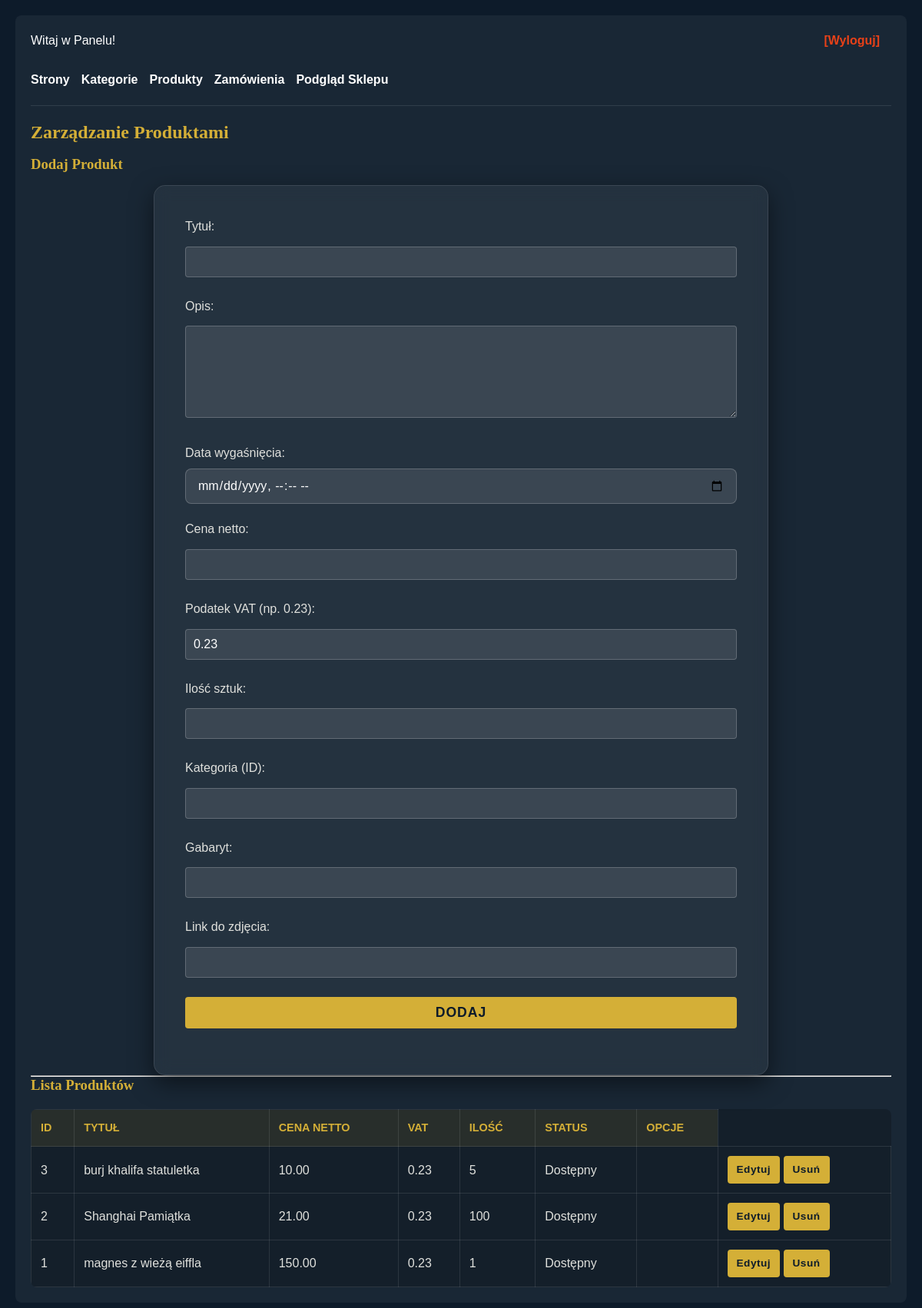
The page /admin/admin.php?type=products (signed in) on the database its author committed.
### tables this page shows
CREATE TABLE `products` (
  `id` int(11) NOT NULL,
  `tytul` varchar(255) NOT NULL,
  `opis` text DEFAULT NULL,
  `data_utworzenia` datetime DEFAULT current_timestamp(),
  `data_modyfikacji` datetime DEFAULT current_timestamp() ON UPDATE current_timestamp(),
  `data_wygasniecia` datetime DEFAULT NULL,
  `cena_netto` decimal(10,2) NOT NULL,
  `podatek_vat` decimal(5,2) DEFAULT 0.23,
  `ilosc_dostepnych_sztuk` int(11) DEFAULT 0,
  `status_dostepnosci` int(11) DEFAULT 1,
  `kategoria` int(11) DEFAULT NULL,
  `gabaryt_produktu` varchar(50) DEFAULT NULL,
  `zdjecie` varchar(255) DEFAULT NULL
);

### admin/products.php (the view, shortened to what this page needs)
<?php
class Produkty
{
    private $link;
    public function __construct($db_link)
    {
        $this->link = $db_link;
    }
    public function DodajProdukt()
    {
        echo '<h3 class="heading">Dodaj Produkt</h3>';
        echo '<div class="contact-container" style="max-width: 800px; margin: 0 auto;">';
        echo '<form method="post" action="">';
        echo '<div class="form-group"><label>Tytuł:</label><input type="text" name="tytul" class="form-input" required></div>';
        echo '<div class="form-group"><label>Opis:</label><textarea name="opis" class="form-input"></textarea></div>';
        echo '<div class="form-group"><label>Data wygaśnięcia:</label><input type="datetime-local" name="data_wygasniecia" class="form-input"></div>';
        echo '<div class="form-group"><label>Cena netto:</label><input type="number" step="0.01" name="cena_netto" class="form-input" required></div>';
        echo '<div class="form-group"><label>Podatek VAT (np. 0.23):</label><input type="number" step="0.01" name="podatek_vat" value="0.23" class="form-input"></div>';
        echo '<div class="form-group"><label>Ilość sztuk:</label><input type="number" name="ilosc" class="form-input" required></div>';
        echo '<div class="form-group"><label>Kategoria (ID):</label><input type="number" name="kategoria" class="form-input"></div>';
        echo '<div class="form-group"><label>Gabaryt:</label><input type="text" name="gabaryt" class="form-input"></div>';
        echo '<div class="form-group"><label>Link do zdjęcia:</label><input type="text" name="zdjecie" class="form-input"></div>';
        echo '<div class="form-group"><input type="submit" name="dodaj_produkt" value="Dodaj" class="form-button"></div>';
        echo '</form>';
        echo '</div>';
    }
    public function PokazProdukty()
    {
        echo '<h3>Lista Produktów</h3>';
        $query = "SELECT * FROM products ORDER BY id DESC";
        $result = mysqli_query($this->link, $query);
        echo '<table class="ranking-table">';
        echo '<tr><th>ID</th><th>Tytuł</th><th>Cena Netto</th><th>VAT</th><th>Ilość</th><th>Status</th><th>Opcje</th></tr>';
        while ($row = mysqli_fetch_assoc($result)) {
            $status_text = $row['status_dostepnosci'] == 1 ? 'Dostępny' : 'Niedostępny';
            echo '<tr>';
            echo '<td>' . $row['id'] . '</td>';
            echo '<td>' . htmlspecialchars($row['tytul']) . '</td>';
            echo '<td>' . $row['cena_netto'] . '</td>';
            echo '<td>' . $row['podatek_vat'] . '</td>';
            echo '<td>' . $row['ilosc_dostepnych_sztuk'] . '</td>';
            echo '<td>' . $status_text . '</td>';
            echo '<td>';
            echo '<td>';
            echo '<a href="admin.php?type=products&action=edit&edit_id=' . $row['id'] . '" class="btn btn-primary btn-sm">Edytuj</a> ';
            echo '<a href="admin.php?type=products&action=delete&delete_id=' . $row['id'] . '" class="btn btn-danger btn-sm" onclick="return confirm(\'Czy na pewno usunąć?\')">Usuń</a>';
            echo '</td>';
            echo '</tr>';
        }
        echo '</table>';
    }
    public function ZarzadzajProduktami()
    {
        echo '<h2 class="heading">Zarządzanie Produktami</h2>';
        $this->DodajProdukt();
        echo '<hr>';
        $this->PokazProdukty();
    }
}
?>

### css/style.css (style rules this page uses)
:root { --primary-color: #0d1b2a; --secondary-color: #1b263b; --accent-color: #d4af37; --text-light: #ffffff; --text-gray: #e0e1dd; --background: #0d1b2a; --font-main: sans-serif; --font-heading: serif; --transition: all 0.3s ease; --container-width: 1200px; }
* { margin: 0; padding: 0; box-sizing: border-box; }
body { font-family: var(--font-main); color: var(--text-light); line-height: 1.6; overflow-x: hidden; }
a { text-decoration: none; color: inherit; transition: var(--transition); }
h1, h2, h3, h4, h5, h6 { font-family: var(--font-heading); color: var(--accent-color); margin-bottom: 1rem; line-height: 1.2; }
.btn { display: inline-block; padding: 12px 30px; border-radius: 50px; font-weight: 600; text-transform: uppercase; letter-spacing: 1px; cursor: pointer; border: 2px solid transparent; }
.btn-primary { background-color: var(--accent-color); color: var(--primary-color); }
.btn-danger { background-color: #d9534f; color: #fff; border-color: #d9534f; }
.btn-sm { padding: 5px 10px; font-size: 0.85rem; border-radius: 4px; letter-spacing: 0.5px; text-transform: none; }
.ranking-table { width: 100%; border-collapse: collapse; background-color: rgba(255, 255, 255, 0.05); border-radius: 8px; overflow: hidden; }
.ranking-table th, .ranking-table td { padding: 20px; text-align: left; border-bottom: 1px solid rgba(255, 255, 255, 0.1); }
.ranking-table th { background-color: rgba(212, 175, 55, 0.1); color: var(--accent-color); font-weight: 700; text-transform: uppercase; font-size: 0.9rem; }
.ranking-table a { color: #fff; font-weight: 600; border-bottom: 1px dotted var(--text-gray); transition: var(--transition); }
.ranking-table a.btn { border-bottom: none; background-color: var(--accent-color); color: var(--primary-color); border: 2px solid var(--accent-color); }
.contact-container { max-width: 600px; margin: 50px auto; padding: 40px; background: rgba(255, 255, 255, 0.05); border-radius: 15px; box-shadow: 0 10px 30px rgba(0, 0, 0, 0.5); border: 1px solid rgba(255, 255, 255, 0.1); backdrop-filter: blur(10px); }
.form-group { margin-bottom: 20px; }
.form-group label { display: block; margin-bottom: 8px; color: var(--text-gray); font-weight: 500; }
.form-input { width: 100%; padding: 12px 15px; background: rgba(255, 255, 255, 0.1); border: 1px solid rgba(255, 255, 255, 0.2); border-radius: 8px; color: #fff; font-size: 1rem; font-family: var(--font-main); transition: var(--transition); }
textarea.form-input { resize: vertical; min-height: 120px; }
.form-button { width: 100%; padding: 15px; background-color: var(--accent-color); color: var(--primary-color); border: none; border-radius: 50px; font-size: 1.1rem; font-weight: 700; text-transform: uppercase; cursor: pointer; transition: var(--transition); letter-spacing: 1px; }
.admin-panel table { width: 100%; border-collapse: collapse; margin-top: 20px; background: rgba(0, 0, 0, 0.2); }
.admin-panel th, .admin-panel td { padding: 12px; border: 1px solid rgba(255, 255, 255, 0.1); color: var(--text-gray); }
.admin-panel th { background: rgba(212, 175, 55, 0.1); color: var(--accent-color); }
.admin-panel input[type="text"], .admin-panel input[type="password"], .admin-panel input[type="number"], .admin-panel textarea, .admin-panel select { width: 100%; padding: 10px; margin: 5px 0; background: rgba(255, 255, 255, 0.1); border: 1px solid rgba(255, 255, 255, 0.2); color: white; border-radius: 4px; }
.admin-panel input[type="submit"] { background: var(--accent-color); color: var(--primary-color); padding: 10px 20px; border: none; border-radius: 4px; font-weight: bold; cursor: pointer; transition: 0.3s; }

### admin/admin.php (style rules this page uses)
body { background-color: var(--primary-color); padding: 20px; }

### rows shown on the page
products: id "3", tytul "burj khalifa statuletka", cena_netto "10.00", podatek_vat "0.23", ilosc_dostepnych_sztuk "5", status_dostepnosci "Dostępny"
products: id "2", tytul "Shanghai Pamiątka", cena_netto "21.00", podatek_vat "0.23", ilosc_dostepnych_sztuk "100", status_dostepnosci "Dostępny"
products: id "1", tytul "magnes z wieżą eiffla", cena_netto "150.00", podatek_vat "0.23", ilosc_dostepnych_sztuk "1", status_dostepnosci "Dostępny"
